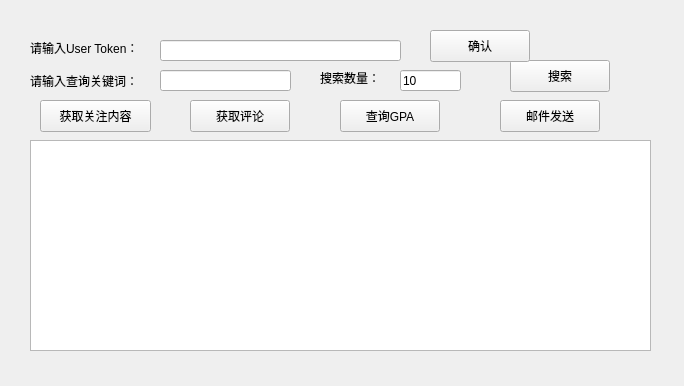
<?xml version="1.0" encoding="UTF-8"?>
<ui version="4.0">
 <class>treehole</class>
 <widget class="QWidget" name="treehole">
  <property name="geometry">
   <rect>
    <x>0</x>
    <y>0</y>
    <width>684</width>
    <height>386</height>
   </rect>
  </property>
  <property name="windowTitle">
   <string>Form</string>
  </property>
  <widget class="QLabel" name="label">
   <property name="geometry">
    <rect>
     <x>30</x>
     <y>70</y>
     <width>121</width>
     <height>21</height>
    </rect>
   </property>
   <property name="text">
    <string>请输入查询关键词：</string>
   </property>
  </widget>
  <widget class="QPushButton" name="pushButton_attention">
   <property name="geometry">
    <rect>
     <x>40</x>
     <y>100</y>
     <width>111</width>
     <height>32</height>
    </rect>
   </property>
   <property name="text">
    <string>获取关注内容</string>
   </property>
  </widget>
  <widget class="QLineEdit" name="lineEdit_searchWord">
   <property name="geometry">
    <rect>
     <x>160</x>
     <y>70</y>
     <width>131</width>
     <height>21</height>
    </rect>
   </property>
   <property name="text">
    <string/>
   </property>
  </widget>
  <widget class="QPushButton" name="pushButton_search">
   <property name="geometry">
    <rect>
     <x>510</x>
     <y>60</y>
     <width>100</width>
     <height>32</height>
    </rect>
   </property>
   <property name="text">
    <string>搜索</string>
   </property>
  </widget>
  <widget class="QLabel" name="label_2">
   <property name="geometry">
    <rect>
     <x>30</x>
     <y>40</y>
     <width>121</width>
     <height>16</height>
    </rect>
   </property>
   <property name="text">
    <string>请输入User Token：</string>
   </property>
  </widget>
  <widget class="QLineEdit" name="lineEdit_token">
   <property name="geometry">
    <rect>
     <x>160</x>
     <y>40</y>
     <width>241</width>
     <height>21</height>
    </rect>
   </property>
   <property name="text">
    <string/>
   </property>
  </widget>
  <widget class="QLabel" name="label_3">
   <property name="geometry">
    <rect>
     <x>320</x>
     <y>70</y>
     <width>61</width>
     <height>16</height>
    </rect>
   </property>
   <property name="text">
    <string>搜索数量：</string>
   </property>
  </widget>
  <widget class="QLineEdit" name="lineEdit_searchNum">
   <property name="geometry">
    <rect>
     <x>400</x>
     <y>70</y>
     <width>61</width>
     <height>21</height>
    </rect>
   </property>
   <property name="text">
    <string>10</string>
   </property>
  </widget>
  <widget class="QPushButton" name="pushButton_token">
   <property name="geometry">
    <rect>
     <x>430</x>
     <y>30</y>
     <width>100</width>
     <height>32</height>
    </rect>
   </property>
   <property name="text">
    <string>确认</string>
   </property>
  </widget>
  <widget class="QTextBrowser" name="textBrowser">
   <property name="geometry">
    <rect>
     <x>30</x>
     <y>140</y>
     <width>621</width>
     <height>211</height>
    </rect>
   </property>
   <property name="html">
    <string>&lt;!DOCTYPE HTML PUBLIC &quot;-//W3C//DTD HTML 4.0//EN&quot; &quot;http://www.w3.org/TR/REC-html40/strict.dtd&quot;&gt;
&lt;html&gt;&lt;head&gt;&lt;meta name=&quot;qrichtext&quot; content=&quot;1&quot; /&gt;&lt;meta charset=&quot;utf-8&quot; /&gt;&lt;style type=&quot;text/css&quot;&gt;
p, li { white-space: pre-wrap; }
&lt;/style&gt;&lt;/head&gt;&lt;body style=&quot; font-family:'.AppleSystemUIFont'; font-size:13pt; font-weight:400; font-style:normal;&quot;&gt;
&lt;p style=&quot;-qt-paragraph-type:empty; margin-top:0px; margin-bottom:0px; margin-left:0px; margin-right:0px; -qt-block-indent:0; text-indent:0px;&quot;&gt;&lt;br /&gt;&lt;/p&gt;&lt;/body&gt;&lt;/html&gt;</string>
   </property>
  </widget>
  <widget class="QPushButton" name="pushButton">
   <property name="geometry">
    <rect>
     <x>190</x>
     <y>100</y>
     <width>100</width>
     <height>32</height>
    </rect>
   </property>
   <property name="text">
    <string>获取评论</string>
   </property>
  </widget>
  <widget class="QPushButton" name="pushButton_gpa">
   <property name="geometry">
    <rect>
     <x>340</x>
     <y>100</y>
     <width>100</width>
     <height>32</height>
    </rect>
   </property>
   <property name="text">
    <string>查询GPA</string>
   </property>
  </widget>
  <widget class="QPushButton" name="emailBtn">
   <property name="geometry">
    <rect>
     <x>500</x>
     <y>100</y>
     <width>100</width>
     <height>32</height>
    </rect>
   </property>
   <property name="text">
    <string>邮件发送</string>
   </property>
  </widget>
 </widget>
 <resources/>
 <connections/>
</ui>
